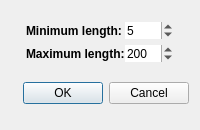
<?xml version="1.0" encoding="UTF-8"?>
<ui version="4.0">
 <class>Form_Length_Clipping</class>
 <widget class="QWidget" name="Form_Length_Clipping">
  <property name="geometry">
   <rect>
    <x>0</x>
    <y>0</y>
    <width>200</width>
    <height>130</height>
   </rect>
  </property>
  <property name="minimumSize">
   <size>
    <width>200</width>
    <height>130</height>
   </size>
  </property>
  <property name="maximumSize">
   <size>
    <width>200</width>
    <height>130</height>
   </size>
  </property>
  <property name="windowTitle">
   <string>Length Clipping Settings</string>
  </property>
  <property name="windowIcon">
   <iconset resource="background.qrc">
    <normaloff>:/imgs/imgs/setting.png</normaloff>:/imgs/imgs/setting.png</iconset>
  </property>
  <layout class="QVBoxLayout" name="verticalLayout_2">
   <item alignment="Qt::AlignHCenter|Qt::AlignVCenter">
    <widget class="QWidget" name="widget_Setting" native="true">
     <layout class="QFormLayout" name="formLayout">
      <property name="horizontalSpacing">
       <number>0</number>
      </property>
      <property name="verticalSpacing">
       <number>6</number>
      </property>
      <property name="leftMargin">
       <number>0</number>
      </property>
      <property name="topMargin">
       <number>0</number>
      </property>
      <property name="rightMargin">
       <number>0</number>
      </property>
      <property name="bottomMargin">
       <number>0</number>
      </property>
      <item row="3" column="0">
       <widget class="QLabel" name="label_Minimum_Length">
        <property name="font">
         <font>
          <weight>75</weight>
          <bold>true</bold>
         </font>
        </property>
        <property name="text">
         <string>Minimum length:</string>
        </property>
       </widget>
      </item>
      <item row="3" column="1">
       <widget class="QSpinBox" name="spinBox_Minimum_Length">
        <property name="frame">
         <bool>false</bool>
        </property>
        <property name="minimum">
         <number>1</number>
        </property>
        <property name="maximum">
         <number>1000</number>
        </property>
        <property name="value">
         <number>5</number>
        </property>
       </widget>
      </item>
      <item row="4" column="0">
       <widget class="QLabel" name="label_Maximum_Length">
        <property name="font">
         <font>
          <weight>75</weight>
          <bold>true</bold>
         </font>
        </property>
        <property name="text">
         <string>Maximum length:</string>
        </property>
       </widget>
      </item>
      <item row="2" column="0">
       <spacer name="horizontalSpacer">
        <property name="orientation">
         <enum>Qt::Horizontal</enum>
        </property>
        <property name="sizeHint" stdset="0">
         <size>
          <width>80</width>
          <height>5</height>
         </size>
        </property>
       </spacer>
      </item>
      <item row="4" column="1">
       <widget class="QSpinBox" name="spinBox_Maximum_Length">
        <property name="frame">
         <bool>false</bool>
        </property>
        <property name="minimum">
         <number>1</number>
        </property>
        <property name="maximum">
         <number>1000</number>
        </property>
        <property name="value">
         <number>200</number>
        </property>
       </widget>
      </item>
     </layout>
    </widget>
   </item>
   <item>
    <widget class="QWidget" name="widget_Button" native="true">
     <layout class="QVBoxLayout" name="verticalLayout">
      <property name="spacing">
       <number>0</number>
      </property>
      <property name="leftMargin">
       <number>0</number>
      </property>
      <property name="topMargin">
       <number>0</number>
      </property>
      <property name="rightMargin">
       <number>0</number>
      </property>
      <property name="bottomMargin">
       <number>0</number>
      </property>
      <item>
       <widget class="QDialogButtonBox" name="buttonBox">
        <property name="standardButtons">
         <set>QDialogButtonBox::Cancel|QDialogButtonBox::Ok</set>
        </property>
       </widget>
      </item>
     </layout>
    </widget>
   </item>
  </layout>
 </widget>
 <resources>
  <include location="background.qrc"/>
 </resources>
 <connections/>
</ui>
